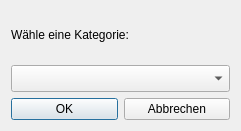
<?xml version="1.0" encoding="UTF-8"?>
<ui version="4.0">
 <class>CategoryPopup</class>
 <widget class="QDialog" name="CategoryPopup">
  <property name="geometry">
   <rect>
    <x>0</x>
    <y>0</y>
    <width>241</width>
    <height>131</height>
   </rect>
  </property>
  <property name="windowTitle">
   <string>Kategorie wählen</string>
  </property>
  <layout class="QVBoxLayout" name="verticalLayout">
   <item>
    <widget class="QLabel" name="label">
     <property name="text">
      <string>Wähle eine Kategorie:</string>
     </property>
    </widget>
   </item>
   <item>
    <widget class="QComboBox" name="comboBoxCategory">
     <property name="font">
      <font>
       <family>Segoe UI</family>
       <pointsize>12</pointsize>
       <italic>false</italic>
       <bold>false</bold>
      </font>
     </property>
     <property name="styleSheet">
      <string notr="true">font: 12pt &quot;Segoe UI&quot;;</string>
     </property>
     <property name="placeholderText">
      <string>select category</string>
     </property>
    </widget>
   </item>
   <item>
    <layout class="QHBoxLayout" name="horizontalLayout">
     <item>
      <widget class="QPushButton" name="btnOK">
       <property name="text">
        <string>OK</string>
       </property>
      </widget>
     </item>
     <item>
      <widget class="QPushButton" name="btnCancel">
       <property name="text">
        <string>Abbrechen</string>
       </property>
      </widget>
     </item>
    </layout>
   </item>
  </layout>
 </widget>
 <resources/>
 <connections/>
</ui>
